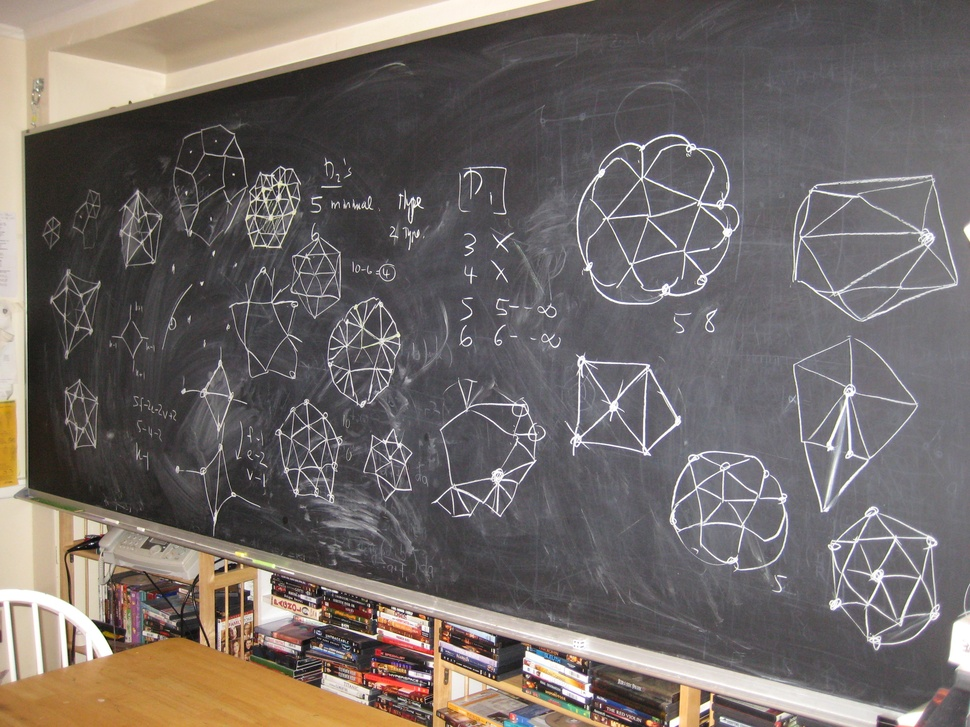
//> input picture codes/images/blackboard.jpg, 970 x 727 px, shrunk from 3072 x 2304 before the run
$ ./edge_detection images/blackboard.jpg 100   (built with g++ and OpenCV 4)
//> lines starting //> are read from the running program, lines starting //| are printed output that depends on the picture; after the words box and inside, x2 and y2 are one past the last pixel; in counts of white or black regions, pixels touching at a corner belong together
#include <opencv2/highgui/highgui.hpp>
#include <iostream>
#include <numeric>
#include <ctime>

cv::Mat gaussian_blur(const cv::Mat& image)
{
	const int gauss_filter_size = 5;
	const std::vector<float> gauss
		{2.0/159, 4.0/159, 5.0/159, 4.0/159, 2.0/159,
		4.0/159, 9.0/159, 12.0/159, 9.0/159, 4.0/159,
		5.0/159, 12.0/159, 15.0/159, 12.0/159, 5.0/159,
		4.0/159, 9.0/159, 12.0/159, 9.0/159, 4.0/159,
		2.0/159, 4.0/159, 5.0/159, 4.0/159, 2.0/159};

	cv::Mat output = cv::Mat(image.rows, image.cols, CV_8UC1, cv::Scalar(0));

	for (int i = 0; i < image.rows-gauss_filter_size+1; ++i) {
		for (int j = 0; j <= image.cols-gauss_filter_size; ++j) {
			std::vector<float> current;
			current.reserve(gauss_filter_size*gauss_filter_size);
			for (int x = 0; x < gauss_filter_size; ++x) {
				for (int y = 0; y < gauss_filter_size; ++y) {
					current.push_back(image.at<unsigned char>(i+x, j+y));
				}
			}

			output.at<unsigned char>(i + gauss_filter_size/2, j + gauss_filter_size/2) = std::inner_product(gauss.cbegin(), gauss.cend(), current.cbegin(), 0.0);
		}
	}

	int thickness = gauss_filter_size/2;
	// set borders
	for (int i = 0; i < output.rows; ++i) {
		for (int j = 0; j < thickness; ++j) {
			output.at<unsigned char>(i, j) = image.at<unsigned char>(i, j);
			output.at<unsigned char>(i, output.cols-1-j) = image.at<unsigned char>(i, output.cols-1-j);
		}
	}

	for (int j = 0; j < output.cols; j++) {
		for (int i = 0; i < thickness; i++) {
			output.at<unsigned char>(i, j) = image.at<unsigned char>(i, j);
			output.at<unsigned char>(output.rows-1-i, j) = image.at<unsigned char>(output.rows-1-i, j);
		}
	}

	return output;
}

int main(int argc, const char *argv[])
{
	if (argc != 3) {
		std::cerr << "Usage: ./binarization path_to_img threshold" << std::endl;
		return 1;
	}

	// read image
	cv::Mat img = cv::imread(argv[1], cv::IMREAD_GRAYSCALE);
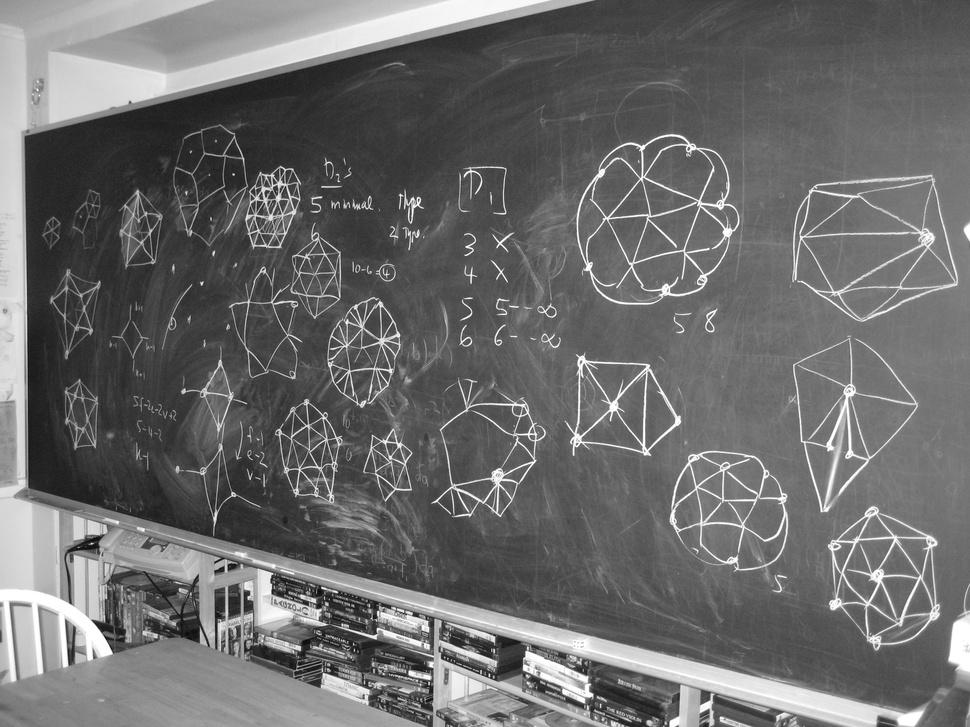
//> img: 727 rows x 970 cols, CV_8UC1; min 3, max 255, mean 108.2

	float threshold = std::atof(argv[2]);
//> threshold = 100
	const int L = 256;
	std::vector<std::vector<float>> mi(img.rows, std::vector<float>(img.cols, 0));
	auto output = gaussian_blur(img);
//> after the loop in gaussian_blur, `for (int i = 0; i < output.rows; ++i)`:
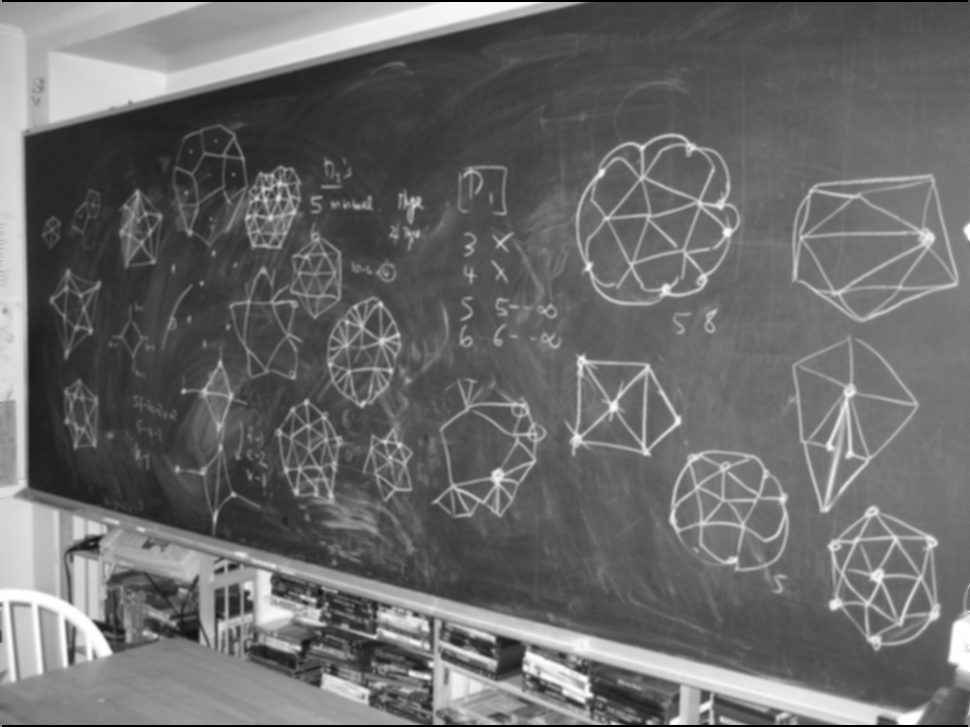
//> output: 727 rows x 970 cols, CV_8UC1; min 0, max 255, mean 106.9
//> after the loop in gaussian_blur, `for (int j = 0; j < output.cols; j++)`:
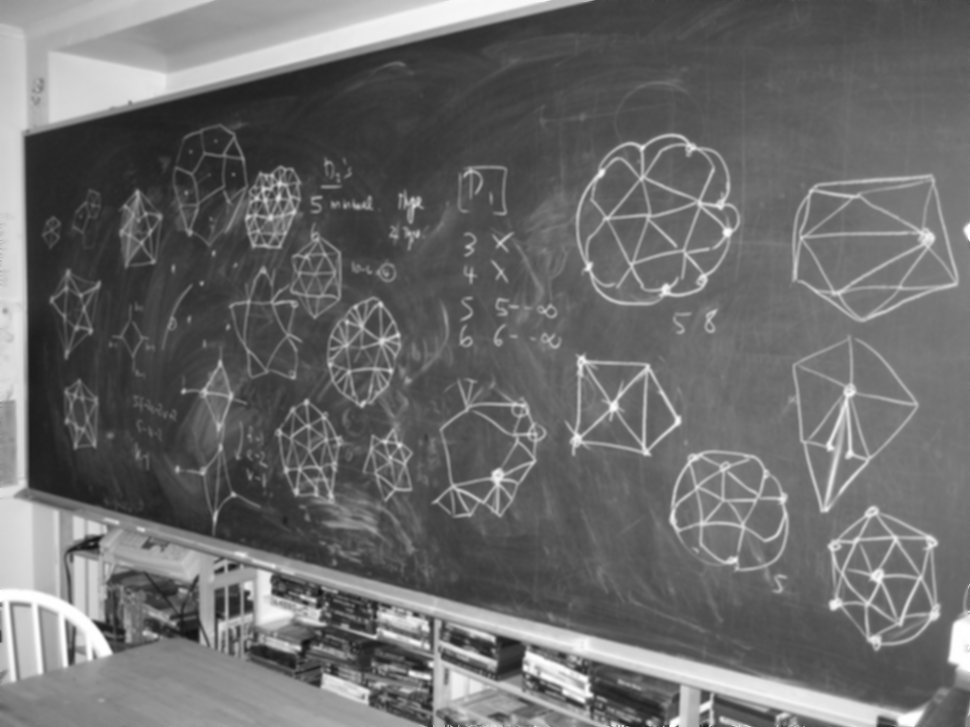
//> output: 727 rows x 970 cols, CV_8UC1; 0.55% of pixels changed, all inside (x1, y1, x2, y2) = (2, 0, 968, 727)

	float maxm = 0;
	for (int i = 1; i < output.rows-1; i++) {
		for (int j = 1; j < output.cols-1; j++) {
			unsigned s =0;
			for (int x = -1; x <= 1; x++) {
				for (int y = -1; y <= 1; y++) {
					s+=std::abs(output.at<unsigned char>(i,j)-output.at<unsigned char>(i+x,j+y));
				}
			}
			mi[i][j] = (1.0*s)/(s+(L-1));
			maxm = std::max(maxm, mi[i][j]);
		}
	}
//> after the loop, maxm = 0.684

	for (int i = 1; i < output.rows-1; ++i) {
		for (int j = 1; j < output.cols-1; j++) {
			output.at<unsigned char>(i,j) = (mi[i][j]/maxm <  threshold) ? 0 : 255;
		}
	}
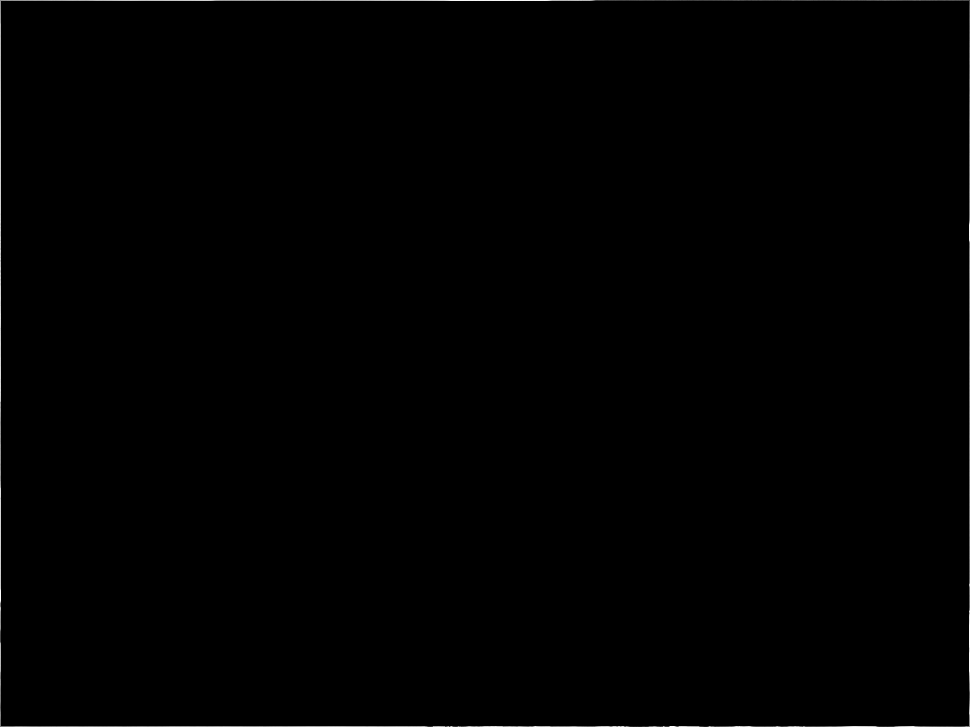
//> output: 727 rows x 970 cols, CV_8UC1; min 0, max 255, mean 0.7

	namedWindow("Display window", cv::WINDOW_AUTOSIZE);
	imshow("Display window", output);
	cv::waitKey(0);
	imwrite("edge_detection.png", output);

    return 0;
}

$ run again, on codes/images/mat.jpg
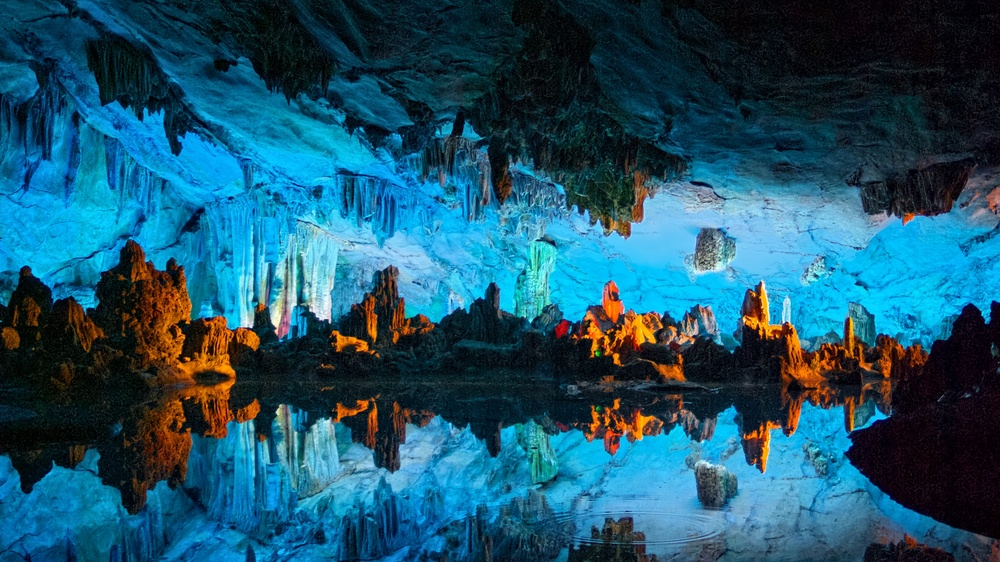
//> input picture codes/images/mat.jpg, 1000 x 562 px, shrunk from 3840 x 2160 before the run
//> threshold = 100
//> after the loop in gaussian_blur, `for (int j = 0; j < output.cols; j++)`:
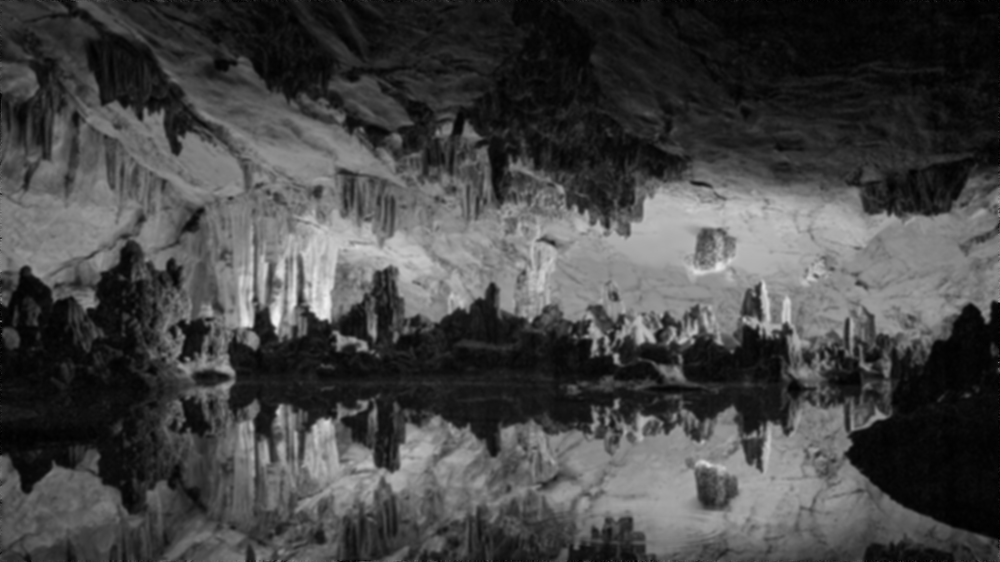
//> output: 562 rows x 1000 cols, CV_8UC1; min 0, max 242, mean 69.5
//> after the loop `for (int i = 1; i < output.rows-1; i++)`: maxm = 0.705
//> after the loop `for (int i = 1; i < output.rows-1; ++i)`:
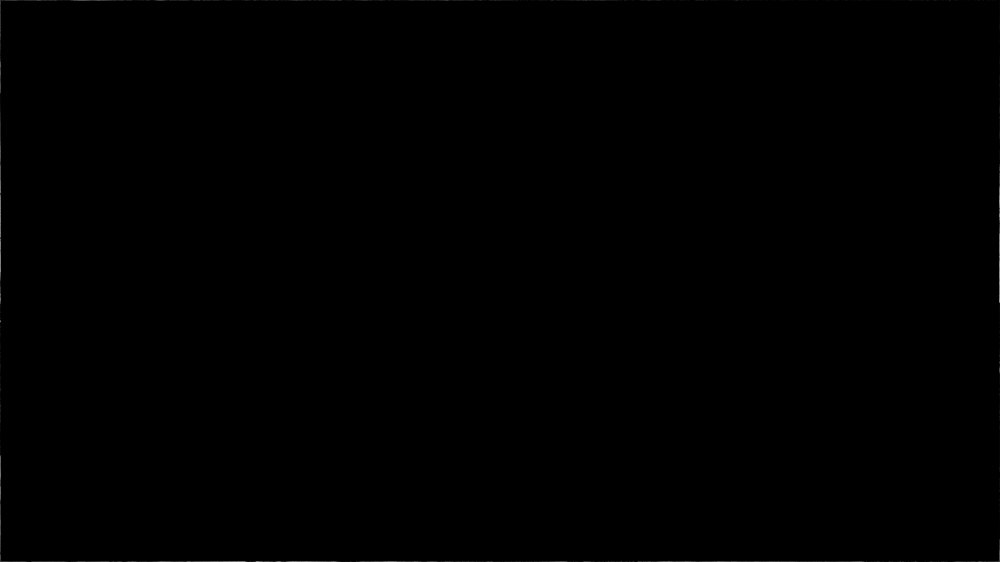
//> output: 562 rows x 1000 cols, CV_8UC1; min 0, max 150, mean 0.2
